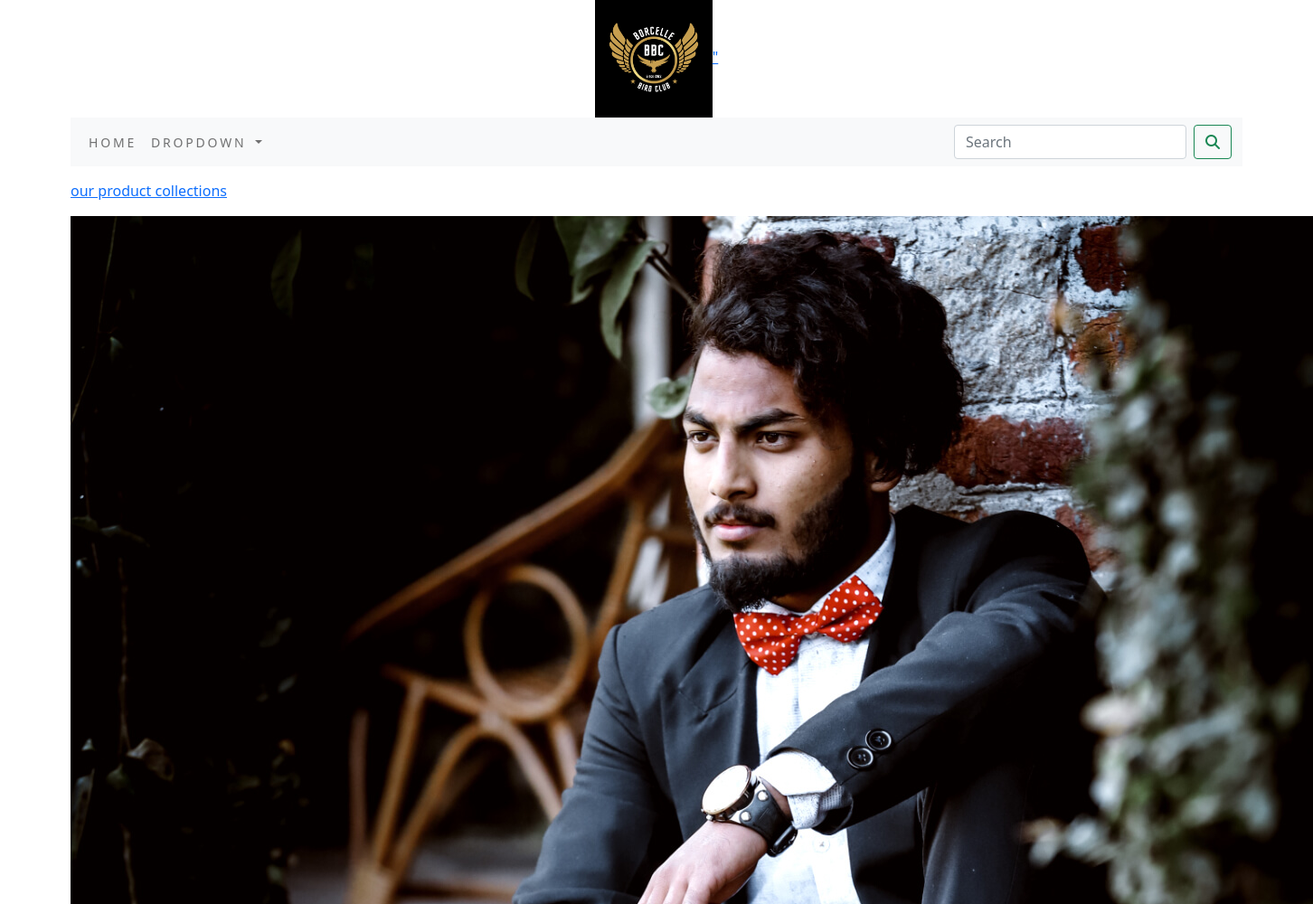
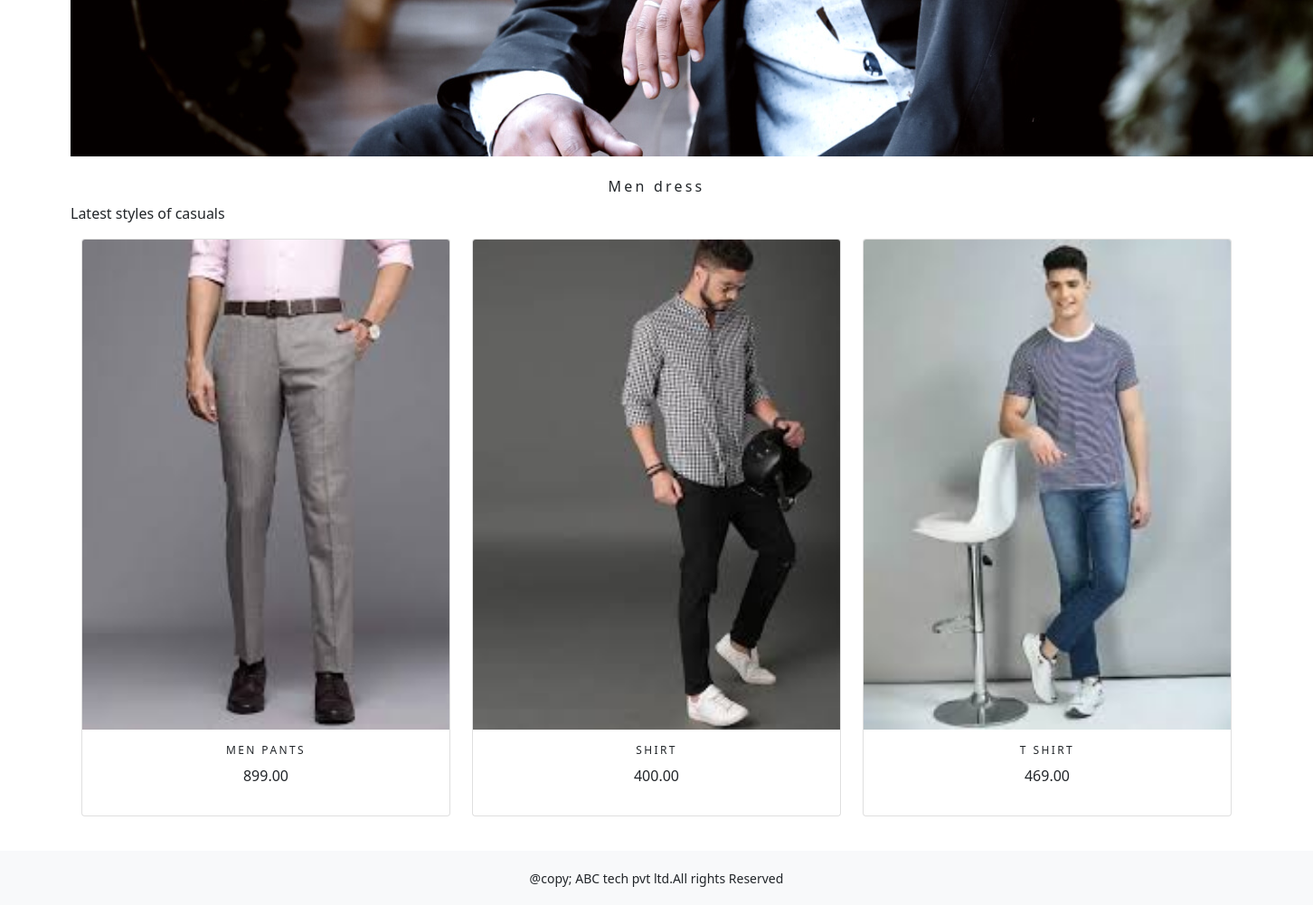
/shop/men-dress/, run on the app's committed database (2 pictures, top to bottom).
### shopapp/models.py (models this page shows, shortened)
class Category(models.Model):
    name=models.CharField(max_length=250,unique=True)
    slug=models.SlugField(max_length=250,unique=True)
    description=models.TextField(blank=True)
    image=models.ImageField(upload_to='category',blank=True)
    class Meta:
         ordering=('name',)
         verbose_name='category'
         verbose_name_plural='categories'
    def get_url(self):
        return reverse('shopapp:products_by_category',args=[self.slug])

class Product(models.Model):
    name=models.CharField(max_length=250,unique=True)
    slug=models.SlugField(max_length=250,unique=True)
    description=models.TextField(blank=True)
    price=models.DecimalField(max_digits=10,decimal_places=2)
    category=models.ForeignKey(Category,on_delete=models.CASCADE)
    image=models.ImageField(upload_to='product',blank=True)
    stock=models.IntegerField()
    available=models.BooleanField(default=True)
    created=models.DateTimeField(auto_now_add=True)
    updated=models.DateTimeField(auto_now=True)
    def get_url(self):
         return reverse('shopapp:prodCatdetail',args=[self.category.slug,self.slug])
    class Meta:
         ordering=('name',)
         verbose_name='product'
         verbose_name_plural='products'

### shopapp/views.py (the view)
# urls.py: path('',views.allProdCat,name='allProdCat'),
def allProdCat(request,c_slug=None):
    c_page=None
    products_list=None
    if c_slug!=None:
        c_page=get_object_or_404(Category,slug=c_slug)
        products_list=Product.objects.all().filter(category=c_page,available=True)
    else:
        products_list=Product.objects.all().filter(available=True)
    paginator=Paginator(products_list,6)
    try:
        page=int(request.GET.get('page','1'))
    except:
        page=1
    try:
        products=paginator.page(page)
    except(EmptyPage,InvalidPage):
        products=paginator.page(paginator.num_pages)
    return render(request,"category.html",{'category':c_page,'products':products})

### cart/context_processors.py (called while the page is built)
def counter(request):
    item_count=0
    if 'admin' in request.path:
        return  {}
    else:
        try:
            cart=Cart.objects.filter(cart_id=_cart_id(request))
            cart_items=CartItem.objects.all().filter(cart=cart[:1])
            for cart_item in cart_items:
                item_count += cart_item.quantity
        except Cart.DoesNotExist:
            item_count =0
    return dict(item_count=item_count)

### cart/views.py (called while the page is built)
def _cart_id(request):
    cart=request.session.session_key
    if not cart:
        cart=request.session.create()
    return cart

### shopapp/context_processors.py (called while the page is built)
def menu_links(request):
    links=Category.objects.all()
    return dict(links=links)

### templates/category.html (shortened to what this page needs)
{% extends 'base.html' %}
{% load static %}
{% block content %}
{% if category %}
         <div>
             <div class="row my_row_class">
                 <div class="mx-auto">
             <p><a href="{% url 'shopapp:allProdCat' %}">our product collections</a></p>
         </div>
                 </div>
     </div>
     {% endif %}
<div class="mx_auto">
     {% if category %}
          <img class="my-image" src="{{category.image.url}}" alt="{{category.name}}">
</div>
     <br>
<div>
        <h1 class="text-center my_title">{{category.name}}</h1>
         <p class="text-justify">{{category.description}}</p>
</div>
      {% endif %}
<div class="container">
    <div class="row mx_auto">
        {% for product in products.object_list %}
        <div class="my_bottom_margin col-9 col-sm-12 col-md-4 xol-lg-4 ">
            <div class="card text-center" style="min-width:15rem;">
                  <a href="{{product.get_url}}"><img class="card-img-top my_image" src="{{product.image.url}}" alt="{{product.name}}"></a>
            <div class="card-body">
               <h4>{{product.name}}</h4>
                <p>{{product.price}}</p>
            </div>
            </div>
        </div>
        {% endfor %}
    </div>
    <br>
</div>
{% endblock %}

### static/css/custom.css (style rules this page uses)
body { font-family: 'Roboto', sans-serif; }
.my_row_class { padding-top :15px; }
.my_image { width:100%; height:auto; }
.my_title { font-size:16px; text_tranform:uppercase; letter-spacing:.2em; }
.my_bottom_margin { margin-bottom:14px; }
.card-body h4 { font-size:12px; text-transform:uppercase; letter-spacing:.2em; }

### data on the page
Category: image (picture), name "Men dress", description "Latest styles of casuals"
Product: image (picture), name "MEN PANTS", price "899.00"
Product: image (picture), name "SHIRT", price "400.00"
Product: image (picture), name "T SHIRT", price "469.00"
